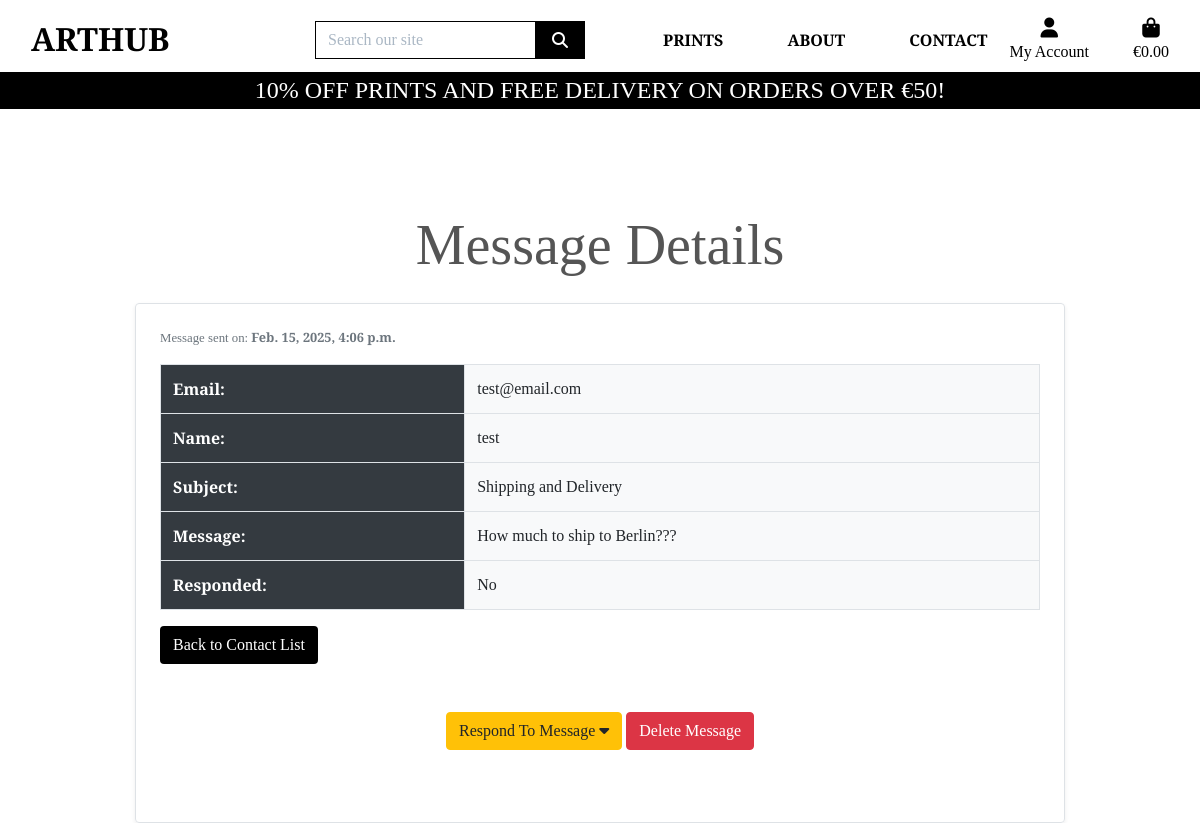
/contact/10/update (signed in), run on the app's committed database.
### contact/models.py (models this page shows, shortened)
class Contact(models.Model):
    class Meta:
        verbose_name_plural = 'Contact Requests'
    SUBJECTS = (
        ('Order Inquiry', 'Order Inquiry'),
        ('Custom Art Requests', 'Custom Art Requests'),
        ('Product Availability', 'Product Availability'),
        ('Print Quality', 'Print Quality'),
        ('Returns and Exchanges', "Returns and Exchanges"),
        ('Shipping and Delivery', "Shipping and Delivery"),
        ('Collaboration and Partnerships', "Collaboration and Partnerships"),
        ('Discounts', "Discounts"),
        ('Shipping and Delivery', "Shipping and Delivery"),
        ('Copyright and Usage Rights', "Copyright and Usage Rights"),
        ('General Feedback', "General Feedback"),
    )
    name = models.CharField(max_length=254)
    email = models.EmailField()
    subject = models.CharField(choices=SUBJECTS, max_length=254,)
    message = models.TextField(max_length=1024)
    date_created = models.DateTimeField(default=timezone.now)
    responded = models.BooleanField(default=False)

### contact/views.py (the view, shortened to what this page needs)
class ContactUpdateView(LoginRequiredMixin, UserPassesTestMixin, UpdateView):
    model = Contact
    fields = ["responded"]
    template_name_suffix = "_update_form"
    def test_func(self):
        if self.request.user.is_staff:
            return True
        return False

### contact/templates/contact/contact_update_form.html (shortened to what this page needs)
{% extends "base.html" %}
{% load static %}
{% load crispy_forms_tags %}
{% block page_header %}
<div class="container header-container">
</div>
{% endblock %}
{% block content %}
    <div class="container mt-5">
        <div id="message-detail-container-outer">
            <h1 class="text-center display-4 mb-4">Message Details</h1>
            <div id="message-detail-container" class="border p-4 rounded shadow-sm">
                <small class="text-muted d-block mb-3">Message sent on: <strong>{{ object.date_created }}</strong></small>
                <table class="table table-bordered">
                    <tbody>
                        <tr>
                            <th scope="row" class="detail-table-header">Email:</th>
                            <td class="bg-light">{{ object.email }}</td>
                        </tr>
                        <tr>
                            <th scope="row" class="detail-table-header">Name:</th>
                            <td class="bg-light">{{ object.name }}</td>
                        </tr>
                        <tr>
                            <th scope="row" class="detail-table-header">Subject:</th>
                            <td class="bg-light">{{ object.subject }}</td>
                        </tr>
                        <tr>
                            <th scope="row" class="detail-table-header">Message:</th>
                            <td  class="bg-light"id="contact-message">{{ object.message }}</td>
                        </tr>
                        <tr>
                            <th scope="row" class="detail-table-header">Responded:</th>
                            <td class="bg-light">
                                {% if object.responded %}
                                    Yes
                                {% else %}
                                    No
                                {% endif %}
                            </td>
                        </tr>
                    </tbody>
                </table>
                <a href="{% url 'contact-list' %}" class="btn btn-black">Back to Contact List</a>
                <div class="text-center my-5" id="message-detail-button-container">
                    {% if object.responded %}
                    {% else %}
                        <button class="btn btn-warning" onclick="responseForm()">Respond To Message <i class="fa-solid fa-caret-down"></i></button>
                    {% endif %}
                    <a class="btn btn-danger" href="{%  url 'contact-delete' object.id %}">Delete Message</a>
                </div>
            </div>
        </div>
    </div>
{% endblock %}

### static/css/base.css (style rules this page uses)
html { height: 100%; }
body { background: url('/media/homepage_background_cropped.webp') no-repeat center center fixed; background-size: cover; height: calc(100vh - 164px); color: #555; font-family: 'Playfair Display', serif; }
.btn-black { background: black; color: white; }
.detail-table-header { color: #fff; background-color: #343a40; border-color: #454d55; }
@media (min-width: 1200px) { body { background: url('/media/homepage_background_cropped.webp') no-repeat center center fixed; background-size: cover; height: calc(100vh - 164px); color: #555; font-family: 'Playfair Display', serif; } }
@media (min-width: 1200px) { .container { max-width: 80%; } }
@media (min-width: 992px) { body { background: url('/media/homepage_background_cropped.webp') no-repeat center center fixed; background-size: cover; height: calc(100vh - 164px); color: #555; font-family: 'Playfair Display', serif; } }
@media (min-width: 992px) { .header-container { padding-top: 164px; } }

### data on the page
Contact: date_created "Feb. 15, 2025, 4:06 p.m.", email "test@email.com", name "test", subject "Shipping and Delivery", message "How much to ship to Berlin???"

### other printed values
{{ free_delivery_threshold }} "50"
